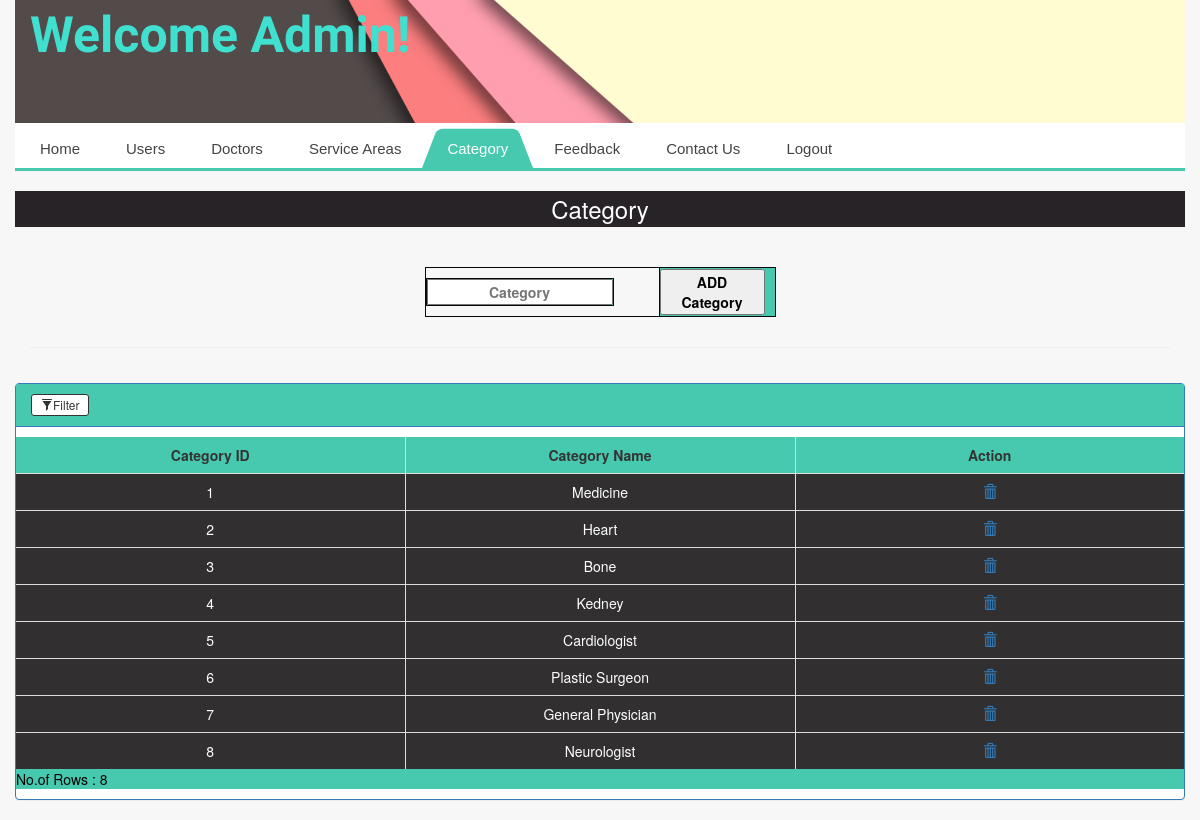
Screenshot of /Proj_DAS/admin/admin_page/view_category.php with the database file from the repository.
### tables this page shows
CREATE TABLE IF NOT EXISTS `category` (
  `id` int(22) NOT NULL AUTO_INCREMENT,
  `cat` varchar(22) NOT NULL,
  PRIMARY KEY (`id`)
);

### Proj_DAS/admin/admin_page/view_category.php (the view, shortened to what this page needs)
<!doctype html>
<html>
<head>
   <link rel="stylesheet" href="css/bootstrap.min.css">
	 <link rel="stylesheet" href="style.css">
<link href="https://cdnjs.cloudflare.com/ajax/libs/bootswatch/3.4.0/paper/bootstrap.min.css" rel="stylesheet">
<link href="https://www.jqueryscript.net/css/jquerysctipttop.css" rel="stylesheet" type="text/css">
<link href="filter.css" rel="stylesheet">
</head>
<body>
<div class="container-fluid">
		<div class="header_top">
			<span style="font-size:50px;color:#40E0D0;font-weight:bolder;margin-left:15px;">Welcome Admin!</span>
		</div>
<div id='cssmenu'>
<ul>
   <li><a href='adminpanel.php'>Home</a></li>
   <li><a href='view_user.php'>Users</a></li>
   <li><a href='view_doctor.php'>Doctors</a></li>
   <li ><a href='service_areas.php'>Service Areas</a></li>
   <li class='active'><a href='view_category.php'>Category</a></li>
   <li ><a href='view_feedback.php'>Feedback</a></li>
   <li><a href='view_contact.php'>Contact Us</a></li>
   <li><a href='logoutadmin.php'>Logout</a></li>
</ul>
</div>
<div class="dashboard" style="background-color:#fff;">
    <h3 class="text-center" style="background-color:#272327;color: #fff;padding: 5px;">Category </h3>
</div><br>
<form method="post" action="addcat.php">
<table style="width:30%;padding:5px;" >
                <thead>
                    <tr>
                    <th style="float:right;color:black;margin-right:45px;"><input style="text-align:center;" style="text-align:center;" type="text" placeholder="Category" name="category" required ></th>
                        <th ><button type='submit' name='submit' style='float:right;color:#000;padding-right:20px;padding-left:20px;margin-right:10px;'>ADD Category</button></th>
                    </tr>
                </thead>
</table>
</form>
<div class="container-fluid">
    <hr>
    <div class="row">
        <div class="panel panel-primary filterable">
            <div  style="background-color:#47c9af;" class="panel-heading">
                <h3 class="panel-title">
			<button class="btn btn-default btn-xs btn-filter"><span class="glyphicon glyphicon-filter"></span>Filter</button>
		</h3>
            </div>
    <?php
                include_once 'assets/conn/dbconnect.php';
                $sql = " SELECT * FROM category";
                $result = mysqli_query($con,$sql);
                $count = mysqli_num_rows($result);
                if($count>=1){?>
              <table style="width:100%" class="table table-bordered table-striped">
                <thead>
                    <tr class="filters">
                    <th><input style="text-align:center;" type="text" class="form-control" placeholder="Category ID" disabled></th>
                        <th><input style="text-align:center;" type="text" class="form-control" placeholder="Category Name" disabled></th>
                        <th><input style="text-align:center;" type="text" class="form-control" placeholder="Action" disabled></th>
                        </tr>
                        </thead>
                <tbody>
                        <?php
                    while($row=mysqli_fetch_array($result)){
                            echo "<tr>";
                            echo "<td>".$row['id']."</td>";
                            echo "<td>".$row['cat']."</td>";
                            echo "<td class='text-center'><a href='#' id='".$row['id']."' class='delete'><span class='glyphicon glyphicon-trash' aria-hidden='true'></span></a>
                            </td>";
                            echo "</tr>";
                    }
                    echo "</table>";
                }
                else{
                    print "<p align='center'>Sorry, No match found for your search result..!!!</p>";
                }
                ?>
            <p style="background-color:#47c9af;color:black">No.of Rows : <span id="rowcount"></span></p>
        </div>
    </div>
</div>
</body>
</html>

### Proj_DAS/admin/admin_page/style.css (style rules this page uses)
body { font-family: 'El Messiri', sans-serif; background-color: #444444; background-size:cover; }
.container-fluid { padding-right:0px; padding-left:0px; margin-right: auto; margin-left: auto; }
.header_top { background:url(assets/img/background.jpg) fixed no-repeat; width: 100%; height:123px; background-size: 100% 80%!important; font-family: 'El Messiri', sans-serif; }
table { border-collapse: collapse; background-color: darkred; }
table,th,td { border: 1px solid rgb(8, 8, 8);width:;margin: 10px auto; }
th { background-color: #47c9af;color: rgb(10, 10, 10); padding:10px; }
td { padding: 5px 5px; text-align: center; color: white; background-color:rgb(49, 47, 47); }
.btn { padding: 1px 9px!important; border:1px solid!important; }
li { text-decoration: none; list-style: none; color:#fff; }

### Proj_DAS/admin/admin_page/Filter.css (style rules this page uses)
.filterable { margin-top:15px }
.filterable .filters input[disabled] { background-color:transparent;border:none;cursor:auto;box-shadow:none;padding:0;height:auto }

### Proj_DAS/admin/admin_page/view_category.php (style rules this page uses)
#cssmenu, #cssmenu ul, #cssmenu ul li, #cssmenu ul li a { margin: 0; padding: 0; border: 0; list-style: none; line-height: 1; display: block; position: relative; -webkit-box-sizing: border-box; -moz-box-sizing: border-box; box-sizing: border-box; }
#cssmenu:after, #cssmenu > ul:after { content: "."; display: block; clear: both; visibility: hidden; line-height: 0; height: 0; }
#cssmenu { width: auto; border-bottom: 3px solid #47c9af; font-family: Raleway, sans-serif; line-height: 1; }
#cssmenu ul { background: #ffffff; }
#cssmenu > ul > li { float: left; }
#cssmenu > ul > li > a { z-index: 2; padding: 18px 25px 12px 25px; font-size: 15px; font-weight: 400; text-decoration: none; color: #444444; -webkit-transition: all .2s ease; -moz-transition: all .2s ease; -ms-transition: all .2s ease; -o-transition: all .2s ease; transition: all .2s ease; margin-right: -4px; }
#cssmenu > ul > li.active > a, #cssmenu > ul > li:hover > a, #cssmenu > ul > li > a:hover { color: #ffffff; }
#cssmenu > ul > li > a:after { position: absolute; left: 0; bottom: 0; right: 0; z-index: -1; width: 100%; height: 120%; border-top-left-radius: 8px; border-top-right-radius: 8px; content: ""; -webkit-transition: all .2s ease; -o-transition: all .2s ease; transition: all .2s ease; -webkit-transform: perspective(5px) rotateX(2deg); -webkit-transform-origin: bottom; -moz-transform: perspective(5px) rotateX(2deg); -moz-transform-origin: bottom; transform: perspective(5px) rotateX(2deg); transform-origin: bottom; }
#cssmenu > ul > li.active > a:after, #cssmenu > ul > li:hover > a:after, #cssmenu > ul > li > a:hover:after { background: #47c9af; }
body { background-color: #f7f7f7; }
table { width:100%; }

### rows the page displays
category: id "1", cat "Medicine"
category: id "2", cat "Heart"
category: id "3", cat "Bone"
category: id "4", cat "Kedney"
category: id "5", cat "Cardiologist"
category: id "6", cat "Plastic Surgeon"
category: id "7", cat "General Physician"
category: id "8", cat "Neurologist"
